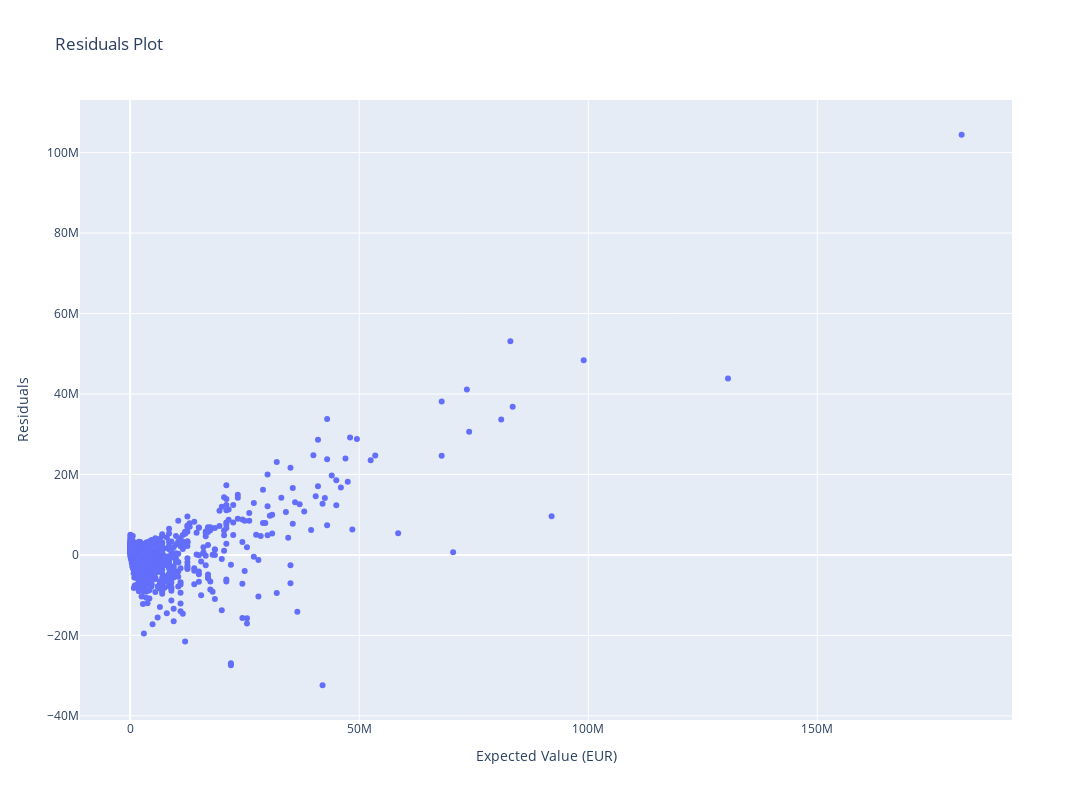
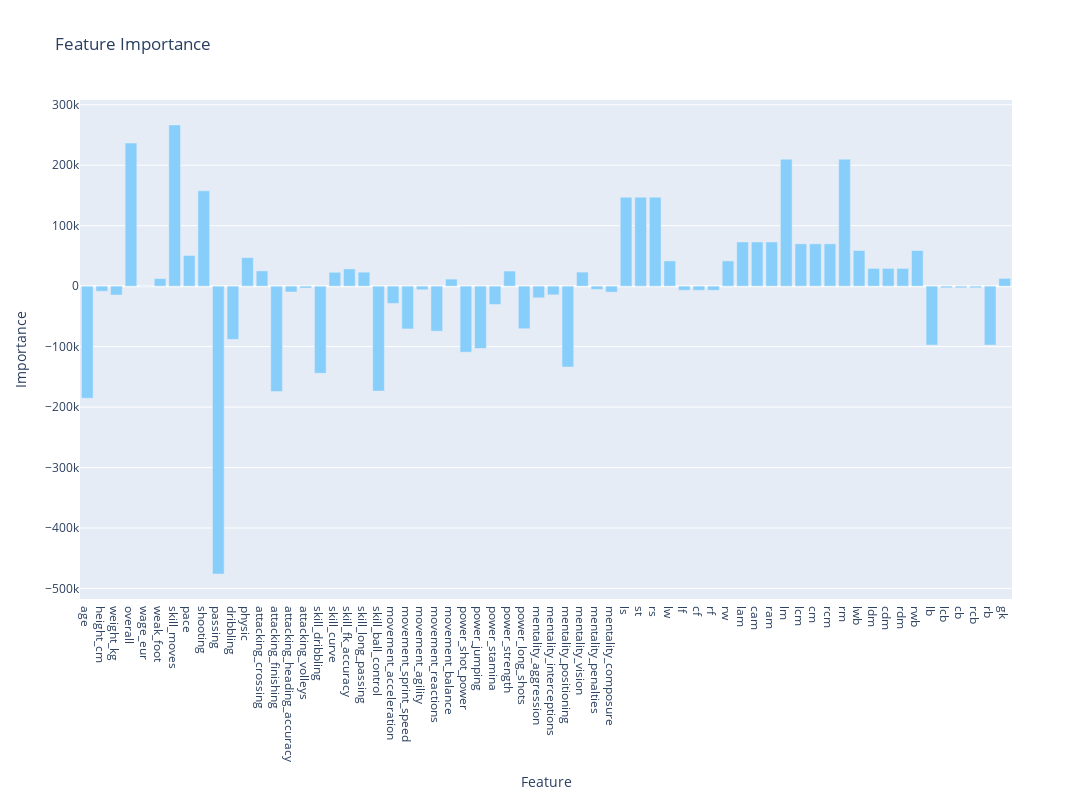

The notebook cell saved with these charts, in order:
### Code cell
# Calculate residuals
residuals = y_test - predicted

# Plot residuals
fig = go.Figure()
fig.add_trace(go.Scatter(
    x=y_test,
    y=residuals,
    mode='markers',
    name='Residuals'
))
fig.update_layout(
    title="Residuals Plot",
    xaxis_title="Expected Value (EUR)",
    yaxis_title="Residuals",
    height=800, width=1200,
)

fig.show()

# Plot feature importance (Coefficient)
importances = clf.coef_
feature_names = X.columns

fig = go.Figure()
fig.add_trace(go.Bar(
    x=feature_names,
    y=importances,
    marker_color='lightskyblue',
    name='Feature Importance'
))
fig.update_layout(
    title="Feature Importance",
    xaxis_title="Feature",
    yaxis_title="Importance",
    height=800, width=1200,
)
fig.show()

### Figure 1 — Plotly figure (JSON) as saved in the notebook; plotly's stock layout.template omitted (floating-point values rounded to 4 significant figures; data arrays with more than 128 entries replaced by an {"elided": "..."} marker saying what was removed)
{"data": [{"mode": "markers", "name": "Residuals", "type": "scatter", "x": {"elided": "3244 int values"}, "y": {"elided": "3244 float values"}}], "layout": {"height": 800, "title": {"text": "Residuals Plot"}, "width": 1200, "xaxis": {"autorange": true, "range": [-10850000.0, 192400000.0], "title": {"text": "Expected Value (EUR)"}, "type": "linear"}, "yaxis": {"autorange": true, "range": [-41040000.0, 113100000.0], "title": {"text": "Residuals"}, "type": "linear"}}}

### Figure 2 — Plotly figure (JSON) as saved in the notebook; plotly's stock layout.template omitted (floating-point values rounded to 4 significant figures)
{"data": [{"marker": {"color": "lightskyblue"}, "name": "Feature Importance", "type": "bar", "x": ["age", "height_cm", "weight_kg", "overall", "wage_eur", "weak_foot", "skill_moves", "pace", "shooting", "passing", "dribbling", "physic", "attacking_crossing", "attacking_finishing", "attacking_heading_accuracy", "attacking_volleys", "skill_dribbling", "skill_curve", "skill_fk_accuracy", "skill_long_passing", "skill_ball_control", "movement_acceleration", "movement_sprint_speed", "movement_agility", "movement_reactions", "movement_balance", "power_shot_power", "power_jumping", "power_stamina", "power_strength", "power_long_shots", "mentality_aggression", "mentality_interceptions", "mentality_positioning", "mentality_vision", "mentality_penalties", "mentality_composure", "ls", "st", "rs", "lw", "lf", "cf", "rf", "rw", "lam", "cam", "ram", "lm", "lcm", "cm", "rcm", "rm", "lwb", "ldm", "cdm", "rdm", "rwb", "lb", "lcb", "cb", "rcb", "rb", "gk"], "y": [-185400.0, -8456.0, -14690.0, 236700.0, 294.1, 12480.0, 266600.0, 50780.0, 157600.0, -476100.0, -88070.0, 47140.0, 25260.0, -174200.0, -9700.0, -3163.0, -144200.0, 22860.0, 28510.0, 23070.0, -173500.0, -28560.0, -70780.0, -5977.0, -74490.0, 11650.0, -109200.0, -103000.0, -30280.0, 24980.0, -70460.0, -19310.0, -14390.0, -133800.0, 23210.0, -5397.0, -9949.0, 147100.0, 147100.0, 147100.0, 41710.0, -6901.0, -6901.0, -6901.0, 41710.0, 73060.0, 73060.0, 73060.0, 210000.0, 69960.0, 69960.0, 69960.0, 210000.0, 58840.0, 29290.0, 29290.0, 29290.0, 58840.0, -97440.0, -2759.0, -2759.0, -2759.0, -97440.0, 12810.0]}], "layout": {"height": 800, "title": {"text": "Feature Importance"}, "width": 1200, "xaxis": {"autorange": true, "range": [-0.5, 63.5], "title": {"text": "Feature"}, "type": "category"}, "yaxis": {"autorange": true, "range": [-517400.0, 307900.0], "title": {"text": "Importance"}, "type": "linear"}}}
